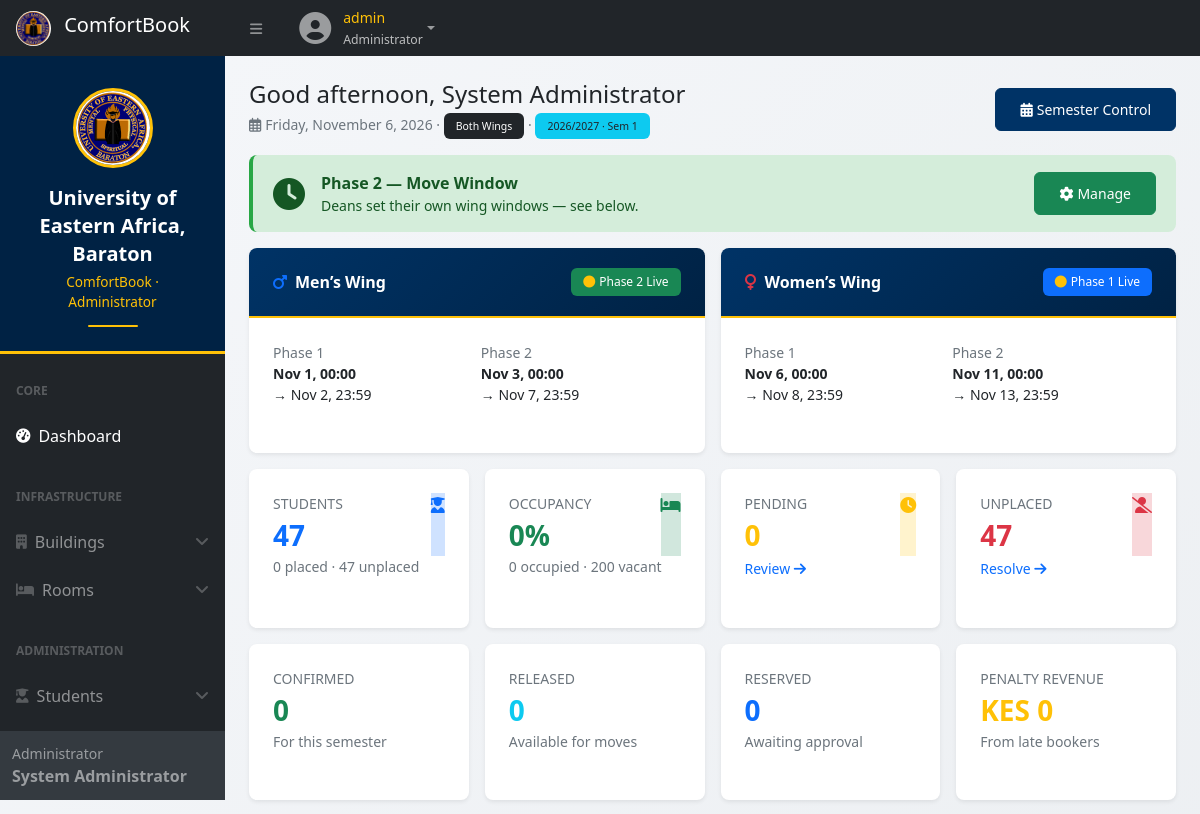
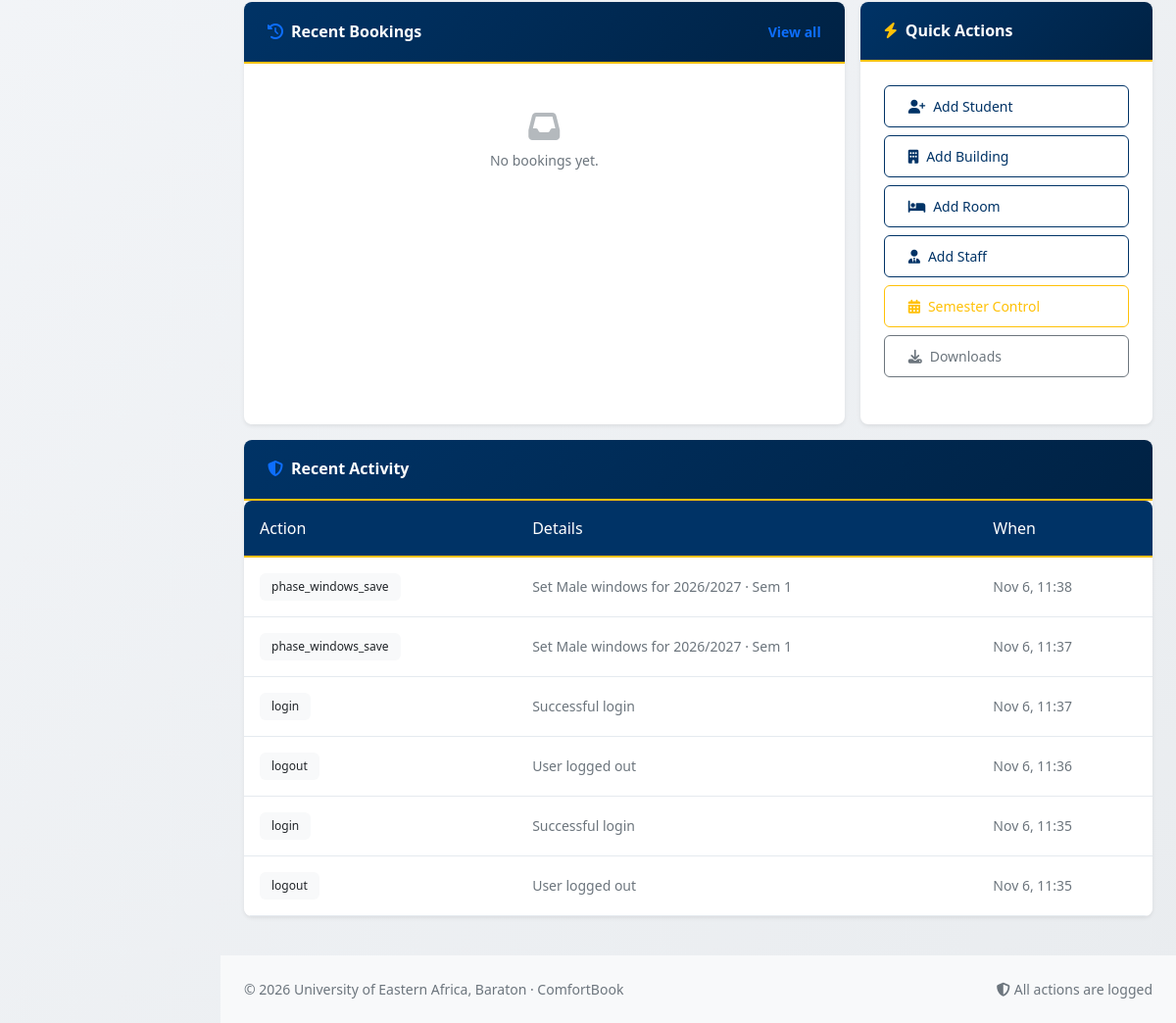
/user/dashboard.php (signed in), run on the app's committed database (2 pictures, top to bottom).
### tables this page shows
CREATE TABLE `semesters` (
  `id` int(10) UNSIGNED NOT NULL,
  `academic_year` varchar(20) NOT NULL,
  `semester_no` tinyint(3) UNSIGNED NOT NULL,
  `name` varchar(80) NOT NULL,
  `start_date` date NOT NULL,
  `end_date` date NOT NULL,
  `phase1_start` datetime DEFAULT NULL,
  `phase1_end` datetime DEFAULT NULL,
  `phase2_start` datetime DEFAULT NULL,
  `phase2_end` datetime DEFAULT NULL,
  `is_active` tinyint(1) NOT NULL DEFAULT 0,
  `created_at` datetime NOT NULL DEFAULT current_timestamp()
);

CREATE TABLE `semester_windows` (
  `id` int(10) UNSIGNED NOT NULL,
  `semester_id` int(10) UNSIGNED NOT NULL,
  `gender` enum('Male','Female') NOT NULL,
  `phase1_start` datetime DEFAULT NULL,
  `phase1_end` datetime DEFAULT NULL,
  `phase2_start` datetime DEFAULT NULL,
  `phase2_end` datetime DEFAULT NULL,
  `updated_by` int(10) UNSIGNED DEFAULT NULL,
  `updated_at` datetime NOT NULL DEFAULT current_timestamp() ON UPDATE current_timestamp()
);

CREATE TABLE `audit_log` (
  `id` bigint(20) UNSIGNED NOT NULL,
  `user_id` int(10) UNSIGNED DEFAULT NULL,
  `student_id` int(10) UNSIGNED DEFAULT NULL,
  `semester_id` int(10) UNSIGNED DEFAULT NULL,
  `action` varchar(60) NOT NULL,
  `details` text DEFAULT NULL,
  `ip` varchar(45) DEFAULT NULL,
  `user_agent` varchar(255) DEFAULT NULL,
  `created_at` datetime NOT NULL DEFAULT current_timestamp()
);

### user/dashboard.php (the view, shortened to what the rows shown need)
<?php
require_once __DIR__ . '/../includes/config.php';
require_once __DIR__ . '/../includes/auth.php';
$gender    = gender_filter();
$isAdmin   = is_admin();
$activeSem = active_semester();
$activeSid = $activeSem ? (int)$activeSem['id'] : 0;
$phase = current_phase($gender);
$phaseLabel = match($phase) {
    1 => 'Phase 1 — Keep or Release',
    2 => 'Phase 2 — Move Window',
    default => 'Closed (between phases)',
};
$phaseColor = match($phase) {
    1 => 'primary', 2 => 'success', default => 'secondary'
};
$myWindow = null;
$audit = [];
if ($isAdmin) {
    $audit = $pdo->query("SELECT * FROM audit_log ORDER BY created_at DESC LIMIT 6")->fetchAll();
}
$adminWings = [];
if ($isAdmin && $activeSid) {
    foreach (['Male', 'Female'] as $g) {
        $w = semester_window($activeSid, $g);
        $adminWings[$g] = [
            'window' => $w,
            'phase'  => current_phase($g),
        ];
    }
}
function phase_badge(?int $p): string {
    return match($p) {
        1 => '<span class="badge bg-primary"><i class="fas fa-circle me-1"></i>Phase 1 Live</span>',
        2 => '<span class="badge bg-success"><i class="fas fa-circle me-1"></i>Phase 2 Live</span>',
        default => '<span class="badge bg-secondary"><i class="fas fa-circle me-1"></i>Closed</span>',
    };
}
?>
<?php include __DIR__ . '/partial/header.php'; ?>
<div id="layoutSidenav">
    <?php include __DIR__ . '/partial/sidebar.php'; ?>
    <div id="layoutSidenav_content">
        <main class="container-fluid px-4">
            <div class="d-flex flex-wrap justify-content-between align-items-center mt-4 mb-3">
                <div>
                    <p class="text-muted small mb-0">
                        <i class="far fa-calendar-alt me-1"></i><?= date('l, F j, Y') ?>
                        <?php if ($gender): ?>
                            · <span class="badge bg-primary"><?= h($gender) ?> Wing</span>
                        <?php else: ?>
                            · <span class="badge bg-dark">Both Wings</span>
                        <?php endif; ?>
                        <?php if ($activeSem): ?>
                            · <span class="badge bg-info text-dark"><?= h($activeSem['name']) ?></span>
                        <?php else: ?>
                            · <span class="badge bg-warning text-dark">No active semester</span>
                        <?php endif; ?>
                    </p>
                </div>
            </div>
            <div class="alert alert-<?= $phaseColor ?> d-flex align-items-center mb-3">
                <div class="flex-grow-1">
                    <strong><?= h($phaseLabel) ?></strong>
                    <div class="small">
                        <?php if ($gender && $myWindow): ?>
                            <?php if ($phase === 1): ?>
                                <strong>Phase 1:</strong>
                                <?= date('M j, H:i', strtotime($myWindow['phase1_start'])) ?>
                                → <?= date('M j, H:i', strtotime($myWindow['phase1_end'])) ?>
                                · students can keep or release
                            <?php elseif ($phase === 2): ?>
                                <strong>Phase 2:</strong>
                                <?= date('M j, H:i', strtotime($myWindow['phase2_start'])) ?>
                                → <?= date('M j, H:i', strtotime($myWindow['phase2_end'])) ?>
                                · released + vacant rooms open
                            <?php else: ?>
                                <?= $gender ?> wing phase window is closed. Deans set windows in <a href="phase_windows.php">Phase Windows</a>.
                            <?php endif; ?>
                        <?php elseif ($isAdmin): ?>
                            <?php if (!$activeSem): ?>
                                No active semester. <a href="phase_control.php" class="alert-link">Activate one</a>.
                            <?php else: ?>
                                Deans set their own wing windows — see below.
                            <?php endif; ?>
                        <?php endif; ?>
                    </div>
                </div>
            </div>
            <?php if ($isAdmin && $activeSem): ?>
            <div class="row g-3 mb-3">
                <?php foreach ([
                    ['gender'=>'Male',   'label'=>'Men’s Wing',   'icon'=>'fa-mars',  'color'=>'primary'],
                    ['gender'=>'Female', 'label'=>'Women’s Wing', 'icon'=>'fa-venus', 'color'=>'danger'],
                ] as $w):
                    $data = $adminWings[$w['gender']] ?? null;
                    $win  = $data['window'] ?? null;
                    $ph   = $data['phase']  ?? null;
                ?>
                <div class="col-md-6">
                    <div class="card border-0 shadow-sm h-100">
                        <div class="card-header bg-white d-flex justify-content-between align-items-center">
                            <h6 class="mb-0 fw-bold">
                                <i class="fas <?= $w['icon'] ?> text-<?= $w['color'] ?> me-2"></i><?= h($w['label']) ?>
                            </h6>
                            <?= phase_badge($ph) ?>
                        </div>
                        <div class="card-body small">
                            <div class="row g-2">
                                <div class="col-6">
                                    <div class="text-muted">Phase 1</div>
                                    <?php if ($win && $win['phase1_start']): ?>
                                        <div><strong><?= date('M j, H:i', strtotime($win['phase1_start'])) ?></strong></div>
                                        <div>→ <?= date('M j, H:i', strtotime($win['phase1_end'])) ?></div>
                                    <?php else: ?>
                                        <div class="text-muted fst-italic">Not set</div>
                                    <?php endif; ?>
                                </div>
                                <div class="col-6">
                                    <div class="text-muted">Phase 2</div>
                                    <?php if ($win && $win['phase2_start']): ?>
                                        <div><strong><?= date('M j, H:i', strtotime($win['phase2_start'])) ?></strong></div>
                                        <div>→ <?= date('M j, H:i', strtotime($win['phase2_end'])) ?></div>
                                    <?php else: ?>
                                        <div class="text-muted fst-italic">Not set</div>
                                    <?php endif; ?>
                                </div>
                            </div>
                        </div>
                    </div>
                </div>
                <?php endforeach; ?>
            </div>
            <?php endif; ?>
            <?php if ($isAdmin && !empty($audit)): ?>
            <div class="card border-0 shadow-sm mb-3">
                <div class="card-body p-0">
                    <div class="table-responsive">
                        <table class="table table-sm table-hover mb-0">
                            <thead class="table-light">
                                <tr><th>Action</th><th>Details</th><th>When</th></tr>
                            </thead>
                            <tbody>
                            <?php foreach ($audit as $a): ?>
                                <tr>
                                    <td><span class="badge bg-light text-dark"><?= h($a['action']) ?></span></td>
                                    <td class="small text-muted"><?= h(mb_substr($a['details'] ?? '', 0, 80)) ?></td>
                                    <td class="small text-muted"><?= date('M j, H:i', strtotime($a['created_at'])) ?></td>
                                </tr>
                            <?php endforeach; ?>
                            </tbody>
                        </table>
                    </div>
                </div>
            </div>
            <?php endif; ?>
        </main>
<?php include __DIR__ . '/partial/footer.php'; ?>

### data on the page
semesters: name "2026/2027 · Sem 1"
semester_windows: phaseLabel "Phase 2 — Move Window", phase1_start "Nov 1, 00:00", phase1_end "Nov 2, 23:59", phase2_start "Nov 3, 00:00", phase2_end "Nov 7, 23:59"
semester_windows: phase1_start "Nov 6, 00:00", phase1_end "Nov 8, 23:59", phase2_start "Nov 11, 00:00", phase2_end "Nov 13, 23:59"
audit_log: action "phase_windows_save", details "Set Male windows for 2026/2027 · Sem 1", created_at "Nov 6, 11:38"
audit_log: action "phase_windows_save", details "Set Male windows for 2026/2027 · Sem 1", created_at "Nov 6, 11:37"
audit_log: action "login", details "Successful login", created_at "Nov 6, 11:37"
audit_log: action "logout", details "User logged out", created_at "Nov 6, 11:36"
audit_log: action "login", details "Successful login", created_at "Nov 6, 11:35"
audit_log: action "logout", details "User logged out", created_at "Nov 6, 11:35"

### other printed values
$username "admin"
$roleDisplay "Administrator"
role_display() "Administrator"
$_SESSION['full_name'] "System Administrator"
$w['label'] "Men’s Wing"
$w['label'] "Women’s Wing"
$total_students "47"
$placed_students "0"
$unplaced "47"
$occupancy_rate "0"
$occupied_rooms "0"
$vacant_rooms "200"
$pending_approvals "0"
$confirmed_bookings "0"
$released_rooms "0"
